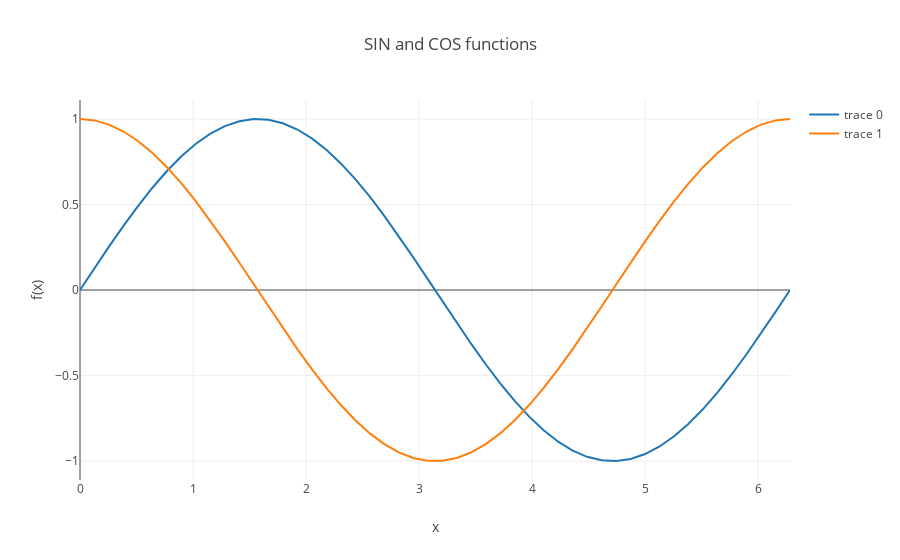

The code cell stored with this chart in its notebook:
### Code cell
# in the notebook 
py.offline.iplot(fig)
